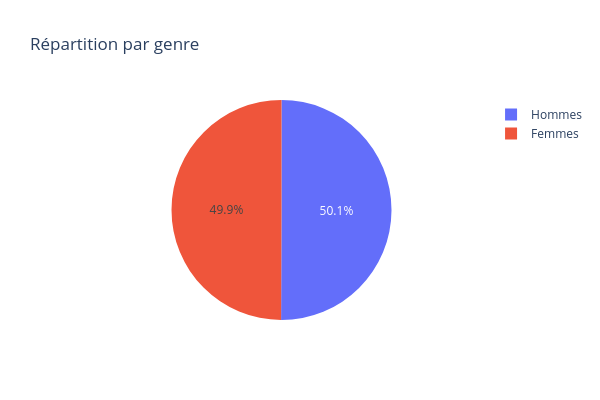

Write notebook code for a chart like this one.
### Markdown cell above
### Genre

### Code cell
gender_counts = df.groupby('gender')['gender'].count().reset_index(name='count')

fig = px.pie(gender_counts, values='count', names='gender',
             title='Répartition par genre',
             color_discrete_sequence=['#636EFA', '#EF553B'],
             width=600, height=400)
fig.show()

### Figure 1 — Plotly figure (JSON) as saved in the notebook; plotly's stock layout.template omitted (floating-point values rounded to 4 significant figures)
{"data": [{"domain": {"x": [0, 1], "y": [0, 1]}, "hovertemplate": "gender=%{label}<br>count=%{value}<extra></extra>", "labels": ["Femmes", "Hommes"], "legendgroup": "", "name": "", "showlegend": true, "type": "pie", "values": [4184, 4194]}], "layout": {"height": 400, "legend": {"tracegroupgap": 0}, "piecolorway": ["#636EFA", "#EF553B"], "title": {"text": "Répartition par genre"}, "width": 600}}
